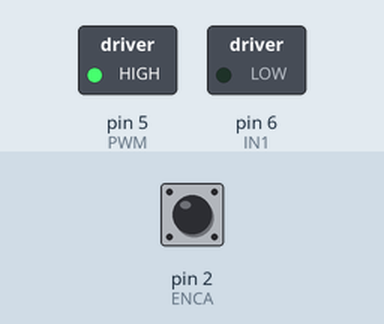
Bench run of a sketch on a simulated Arduino Uno, built with avr-gcc and run on an emulated ATmega328P. Parts: switched loads named in the sketch (green lamp = pin HIGH). Inputs (shaded band) come from the test bench; at power-on: pin 2 (ENCA) HIGH. What the sketch prints to the serial monitor is not drawn.

Above: at 0.1 s.
Timing chart, 0 to 1.6 s (numbered marks = the images above):
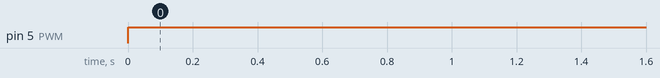

Measured:
- by itself, pin 5 (PWM): LOW → HIGH at 0.00 s

The sketch:

motor_type2.ino
```cpp
#include <util/atomic.h> // For the ATOMIC_BLOCK macro

#define ENCA 2 // YELLOW
#define ENCB 3 // WHITE
#define PWM 5
#define IN1 6


volatile int posi = 0; // specify posi as volatile: https://www.arduino.cc/reference/en/language/variables/variable-scope-qualifiers/volatile/

void setup() {
  Serial.begin(9600);
  pinMode(ENCA,INPUT);
  pinMode(ENCB,INPUT);
  attachInterrupt(digitalPinToInterrupt(ENCA),readEncoder,RISING);

  pinMode(PWM,OUTPUT);
  pinMode(IN1,OUTPUT);

}

void loop() {

  // Read the position in an atomic block to avoid a potential
  // misread if the interrupt coincides with this code running
  // see: https://www.arduino.cc/reference/en/language/variables/variable-scope-qualifiers/volatile/
  int pos = 0;
  ATOMIC_BLOCK(ATOMIC_RESTORESTATE) {
    pos = posi;
  }

  // setMotor(0, 50, PWM, IN1);
  setMotor(0, 255, PWM, IN1);
  delay(200);
  Serial.println(pos);
}

void setMotor(int dir, int pwmVal, int pwm, int in1){
  analogWrite(pwm,pwmVal);
  if(dir == 1){
    digitalWrite(in1,HIGH);
  }
  else{
    digitalWrite(in1,LOW);
  }
}

void readEncoder(){
  int b = digitalRead(ENCB);
  if(b > 0){
    posi++;
  }
  else{
    posi--;
  }
}
```
